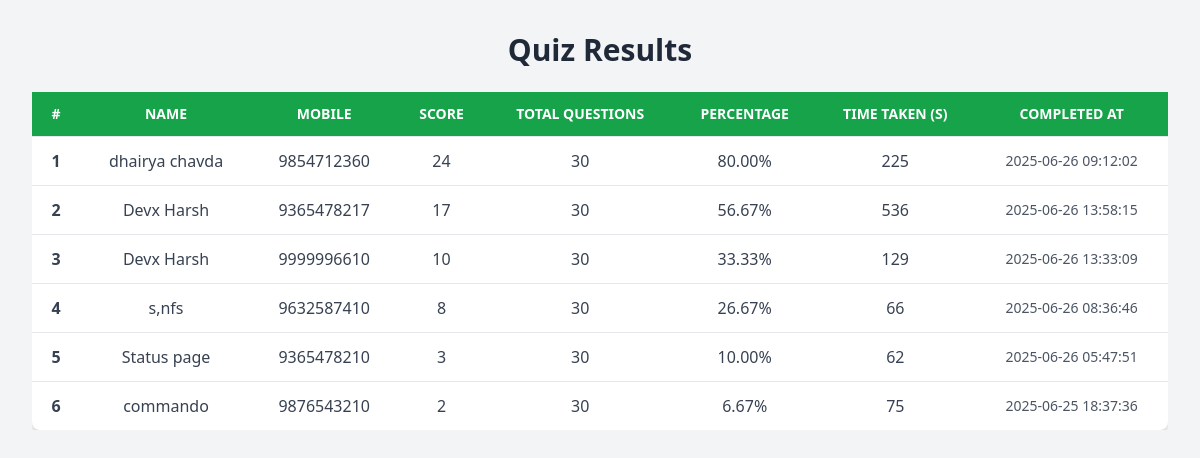
The app's page /result.php, older data.
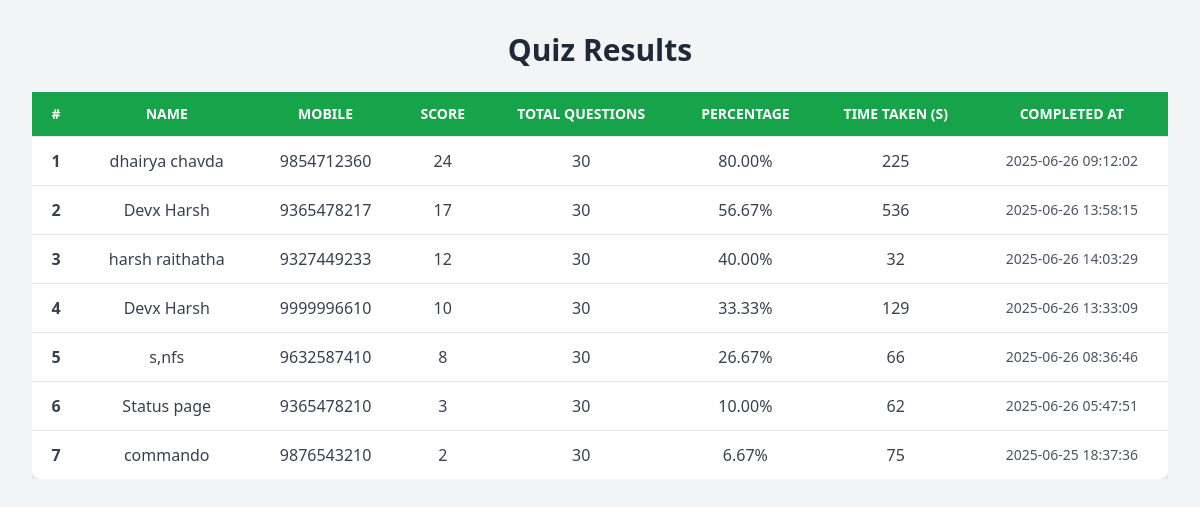
The same page, newer data.
### tables this page shows
CREATE TABLE `quiz_results` (
  `id` int(11) NOT NULL,
  `user_id` int(11) NOT NULL,
  `score` int(11) NOT NULL,
  `total_questions` int(11) NOT NULL,
  `percentage` decimal(5,2) NOT NULL,
  `time_taken` int(11) DEFAULT NULL,
  `completed_at` timestamp NOT NULL DEFAULT current_timestamp()
);

CREATE TABLE `users` (
  `id` int(11) NOT NULL,
  `name` varchar(100) NOT NULL,
  `mobile` varchar(15) NOT NULL,
  `created_at` timestamp NOT NULL DEFAULT current_timestamp(),
  `school` varchar(100) NOT NULL,
  `stream` varchar(100) NOT NULL
);

### result.php (the view, shortened to what this page needs)
<?php
$servername = "localhost";
$username = "root";
$password = "";
$database = "quiz_game";
$conn = mysqli_connect($servername, $username, $password, $database);
$query = "
    SELECT
        u.name,
        u.mobile,
        qr.score,
        qr.total_questions,
        qr.percentage,
        qr.time_taken,
        qr.completed_at
    FROM quiz_results qr
    INNER JOIN users u ON qr.user_id = u.id
    ORDER BY qr.score DESC, qr.time_taken ASC
";
$result = mysqli_query($conn, $query);
?>
<!DOCTYPE html>
<html lang="en">
<head>
    <script src="https://cdn.tailwindcss.com"></script>
</head>
<body class="bg-gray-100 p-8">
    <div class="max-w-7xl mx-auto">
        <h2 class="text-3xl font-bold text-center text-gray-800 mb-6">Quiz Results</h2>
        <div class="overflow-x-auto">
            <table class="min-w-full bg-white rounded-lg shadow-md">
                <thead>
                    <tr class="bg-green-600 text-white text-sm uppercase">
                        <th class="py-3 px-4">#</th>
                        <th class="py-3 px-4">Name</th>
                        <th class="py-3 px-4">Mobile</th>
                        <th class="py-3 px-4">Score</th>
                        <th class="py-3 px-4">Total Questions</th>
                        <th class="py-3 px-4">Percentage</th>
                        <th class="py-3 px-4">Time Taken (s)</th>
                        <th class="py-3 px-4">Completed At</th>
                    </tr>
                </thead>
                <tbody class="text-center text-gray-700">
                    <?php
                    $rank = 1;
                    while ($row = mysqli_fetch_assoc($result)) {
                        echo "<tr class='border-t hover:bg-gray-100 transition'>
                                <td class='py-3 px-4 font-semibold'>{$rank}</td>
                                <td class='py-3 px-4'>{$row['name']}</td>
                                <td class='py-3 px-4'>{$row['mobile']}</td>
                                <td class='py-3 px-4'>{$row['score']}</td>
                                <td class='py-3 px-4'>{$row['total_questions']}</td>
                                <td class='py-3 px-4'>{$row['percentage']}%</td>
                                <td class='py-3 px-4'>{$row['time_taken']}</td>
                                <td class='py-3 px-4 text-sm text-gray-600'>{$row['completed_at']}</td>
                              </tr>";
                        $rank++;
                    }
                    ?>
                </tbody>
            </table>
        </div>
    </div>
</body>
</html>

Row changes from the older to the newer data that the page shows:
added quiz_results: user.name "harsh raithatha", user.mobile "9327449233", score "12", total_questions "30", percentage "40.00", time_taken "32", completed_at "2025-06-26 14:03:29"
